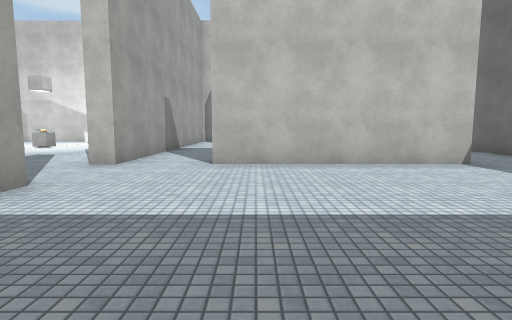
view 1 (above)

24 first-person views from a walk through a 3-D level made in the Unity game engine. The camera is 1.4 m above the floor, tilts 6° down and sees 80° across. The floor is counted in squares, 2 m on a side. Each view is taken from the middle of a square. On the plan, view 1 faces up. The plan holds only what a view shows up to about 10 squares ahead; the rest is blank. The place goes on beyond the plan. Door leaves are left out, so doorways stand open. Surface patterns are stand-ins for the level's own textures.

view 2
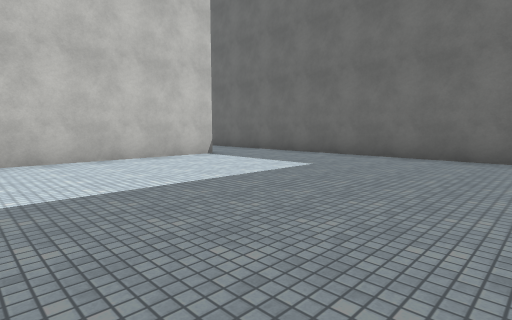

view 3
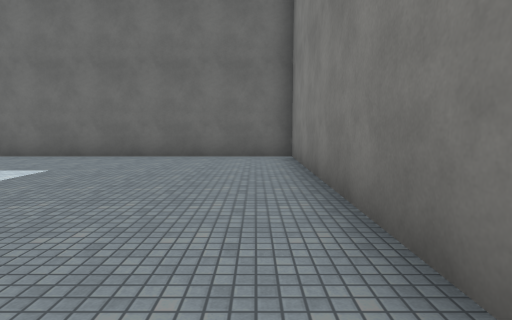

view 4
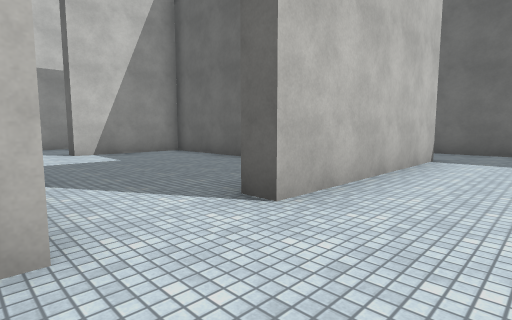

view 5
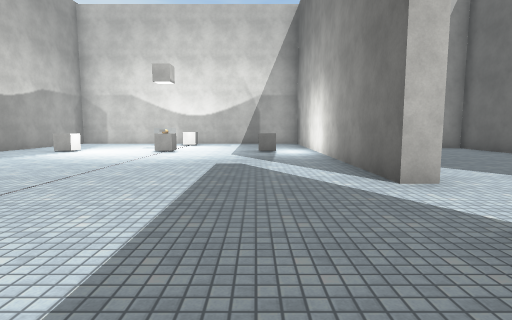

view 6
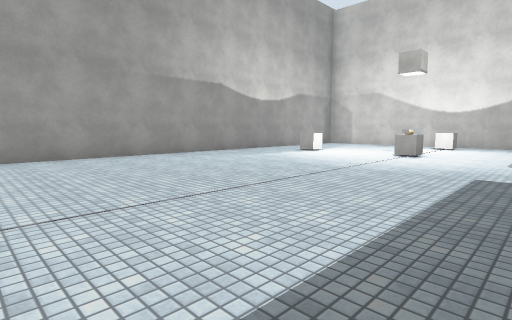

view 7
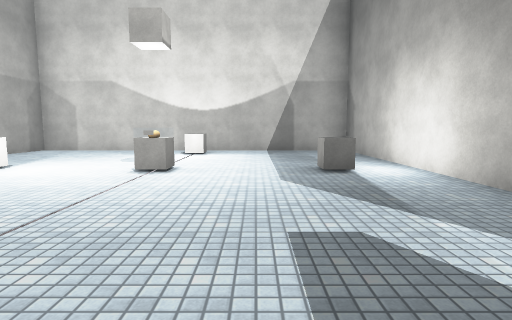

view 8
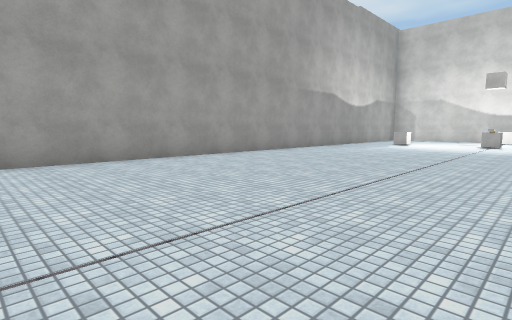

view 9
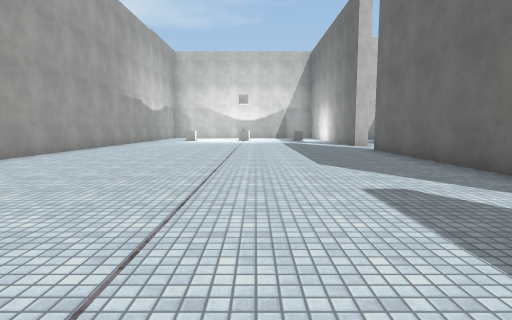

view 10
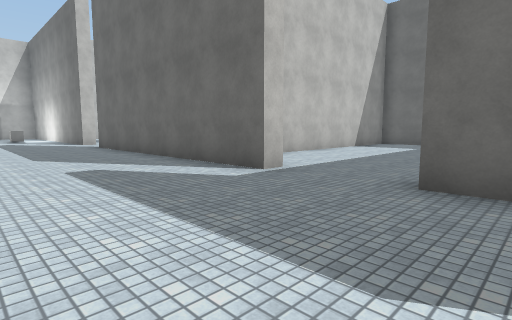

view 11
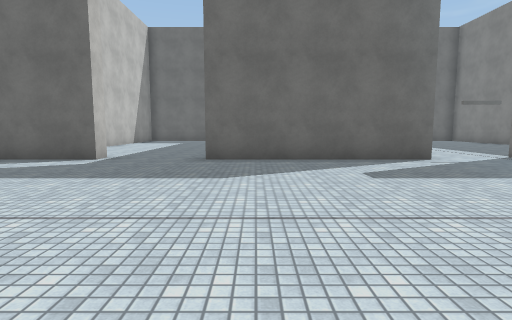

view 12
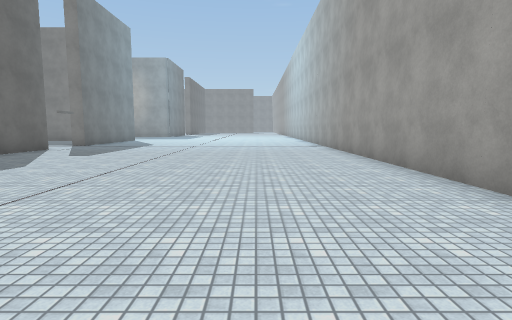

view 13
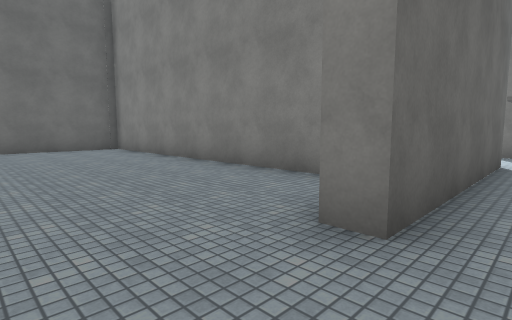

view 14
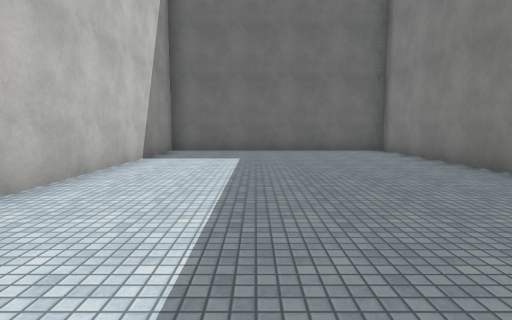

view 15
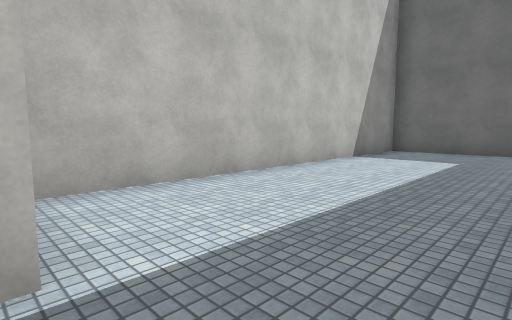

view 16
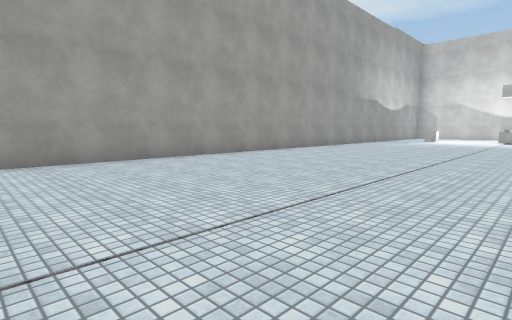

view 17
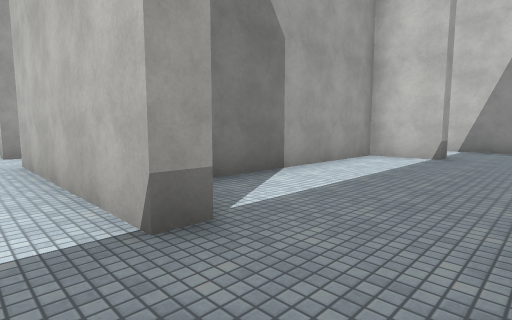

view 18
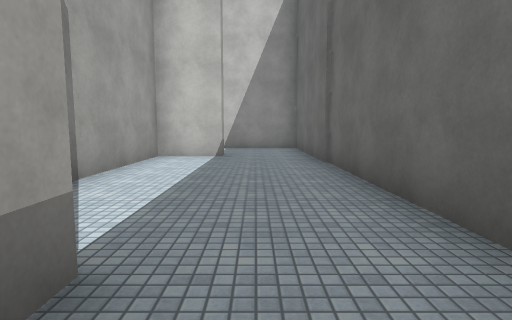

view 19
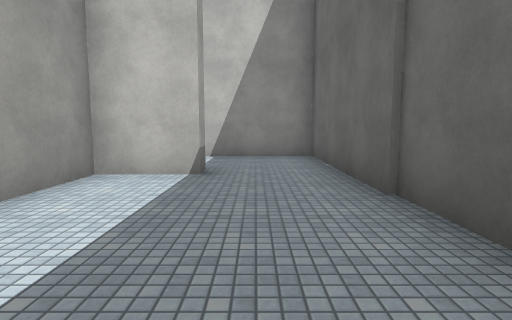

view 20
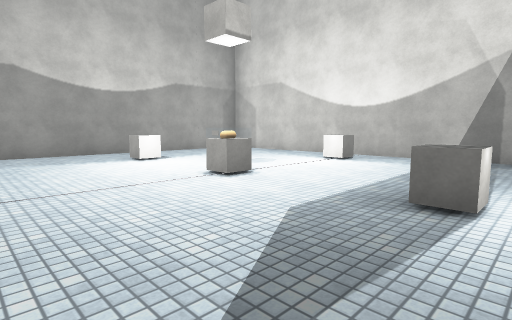

view 21
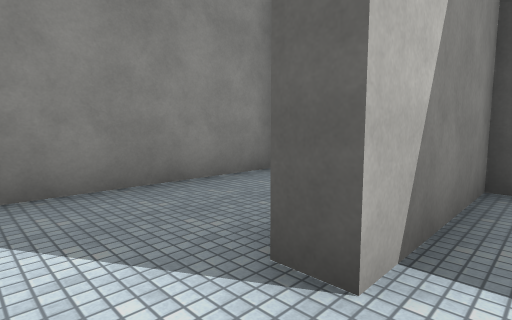

view 22
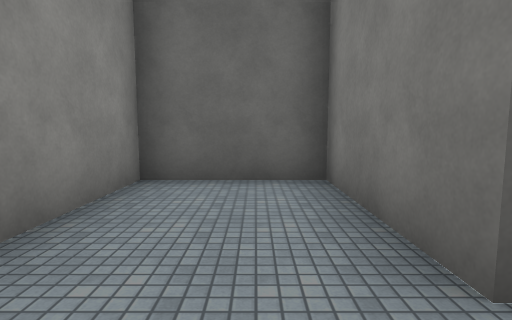

view 23
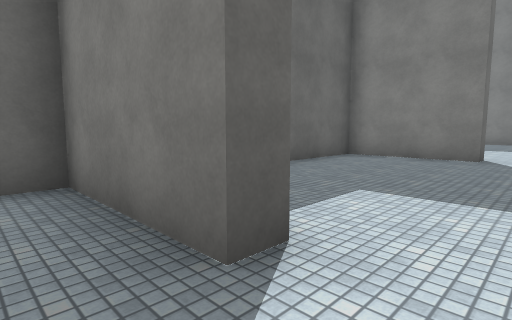

view 24
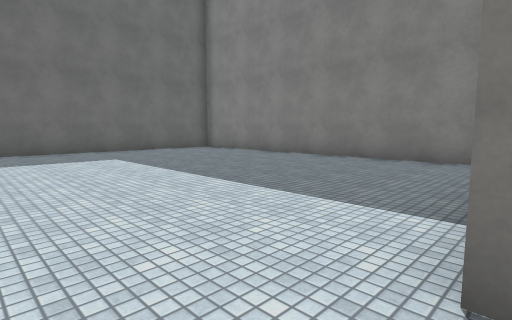

### Floor plan
Ten units are one square. View 1 is at (0, 0); x grows to the right and y downward. Boxes are objects, and circles mark ways between rooms. Rooms are numbered by the first view taken in them; rooms with no view inside come last. Other rooms are left out.
<svg viewBox="-131 -161 201 286">
<path fill="none" stroke="#000" d="M42 -59 -8 -59M-27 -38 -27 -32M-19 19 65 19 65 -56M-27 -59 -33 -59 -33 -156 -126 -156 -126 120M-28 45 -33 45 -33 -36M-33 120 -33 69 -28 69M42 -65 42 -59M42 -125 26 -125 26 -75M65 -56 65 -126M-27 -100 -27 -59M-8 -59 -8 -64 21 -64 21 -125 -8 -125M-8 -125 -8 -130 21 -130 21 -156 -18 -156M-15 89 65 89 65 24 -25 24M42 -131 42 -125M65 -126 65 -156 35 -156"/>
<rect x="-115" y="-115" width="10" height="10" fill="#bbb"><title>cube</title></rect>
<rect x="-95" y="-115" width="10" height="10" fill="#bbb"><title>cube</title></rect>
<rect x="-85" y="-115" width="10" height="10" fill="#bbb"><title>other object</title></rect>
<rect x="-85" y="-145" width="10" height="10" fill="#bbb"><title>cube</title></rect>
<rect x="-55" y="-115" width="10" height="10" fill="#bbb"><title>cube</title></rect>
<circle cx="-30" cy="-45" r="3" fill="#2a7"/>
<circle cx="55" cy="-60" r="3" fill="#2a7"/>
<circle cx="-15" cy="-60" r="3" fill="#2a7"/>
<circle cx="-30" cy="55" r="3" fill="#2a7"/>
<circle cx="55" cy="-130" r="3" fill="#2a7"/>
<circle cx="-15" cy="-130" r="3" fill="#2a7"/>
<text x="20" y="-20">1</text>
<text x="-80" y="-10">2</text>
<text x="50" y="-90">3</text>
<text x="-10" y="-90">4</text>
<text x="-10" y="-140">5</text>
<text x="20" y="50">6</text>
<text x="50" y="-140">7</text>
</svg>
Room 1 opens to room 2. Room 1 opens to room 3. Room 1 opens to room 4. Room 2 opens to room 6. Room 3 opens to room 7. Room 4 opens to room 5.

Where each view was taken, in squares from view 1:
view 1: 0 up, 0 right, facing up
view 2: 1 down, 1 left, facing up-right
view 3: 1 down, 1 left, facing right
view 4: 4 up, 3 left, facing up-right
view 5: 2 up, 5 left, facing up
view 6: 3 up, 5 left, facing up-left
view 7: 6 up, 6 left, facing up
view 8: 2 down, 6 left, facing up-left
view 9: 6 down, 7 left, facing up
view 10: 8 down, 7 left, facing up-right
view 11: 8 down, 10 left, facing right
view 12: 2 down, 10 left, facing down
view 13: 5 down, 4 left, facing down-right
view 14: 5 down, 3 left, facing right
view 15: 6 down, 3 left, facing up-right
view 16: 6 down, 6 left, facing up-left
view 17: 5 up, 6 right, facing up-left
view 18: 5 up, 5 right, facing up
view 19: 8 up, 5 right, facing up
view 20: 8 up, 4 left, facing up-left
view 21: 12 up, 2 left, facing up-right
view 22: 14 up, 2 left, facing right
view 23: 14 up, 2 left, facing down-right
view 24: 5 up, 3 left, facing down-right
